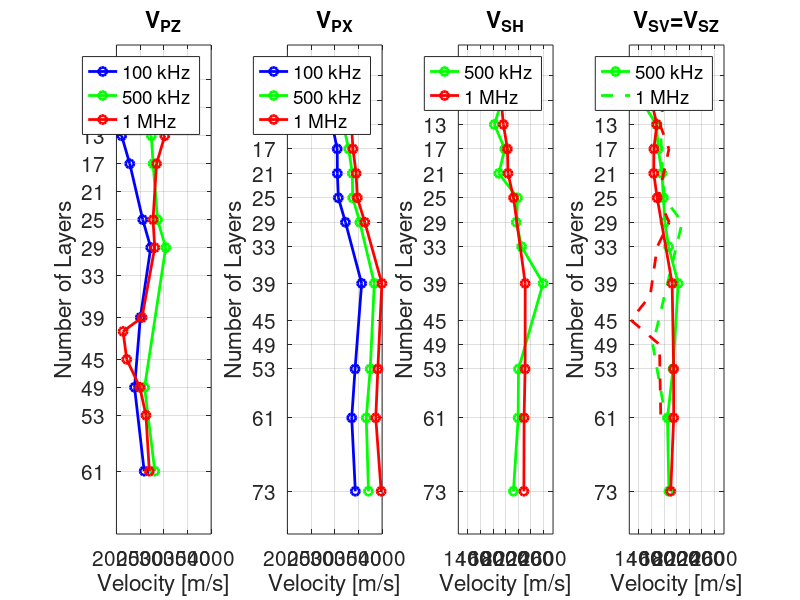

MATLAB code for this plot: (Note: this script raises an error after producing the figure.)
%
% Plot das novas medidas feitas nas amostras do Artigo 1 após as sugestões
% dos revisores.

close all
clear all
clc

%%

figure(1)
ncam = [5 9 13 17 21 25 29 33 39 45 49 53 61 73]; % Amostras que ainda estavam íntegras

%%        VPZ --> medidas nov/22
%%
vpz_100k  = [1619.62 1689.14 2110.49 2281.44 2556.10 2724.29 2504.85 2382.44 2585.96];
vpz_500k  = [2336.79 2736.61 2774.27 2867.87 3040.89 2594.51 2810.19];
vpz_1000k = [2464.48 3020.77 2846.82 2772.49 2809.15 2540.54 2139.92 2217.36 2494.36 2623.33 2694.57];

ncam_100k = [5 9 13 17 25 29 39 49 61];
ncam_500k = [9 13 17 25 29 49 61];
ncam_1000k = [9 13 17 25 29 39 41 45 49 53 61];


subplot(1,4,1)
title('V_{PZ}')
hold on
plot(vpz_100k,ncam_100k,'o-b','LineWidth',2);
plot(vpz_500k,ncam_500k,'o-g','LineWidth',2);
plot(vpz_1000k,ncam_1000k,'o-r','LineWidth',2);
ylabel('Number of Layers')
xlabel('Velocity [m/s]')
xlim([2000 4000])
set(gca,'YDir','Reverse')
set(gca,'YTick',ncam)
set(gca,'FontSize',15)
legend('100 kHz','500 kHz','1 MHz')
box on
grid on

%%        VPX  --> medidas nov/22
%%
ncam_100k = [9 13 17 21 25 29 39 53 61 73];
vpx_100k  = [2934.48 2945.24 3052.13 3055.35 3076.18 3226.30 3567.85 3429.42 3358.65 3434.82];
vpx_500k  = [3115.71 3178.74 3293.58 3370.87 3379.48 3529.41 3835.50 3749.19 3665.74 3712.41];
vpx_1000k = [3325.79 3352.72 3384.88 3451.02 3477.30 3635.40 3995.33 3910.25 3866.47 3980.16];

subplot(1,4,2)
title('V_{PX}')
hold on
plot(vpx_100k,ncam_100k,'o-b','LineWidth',2);
plot(vpx_500k,ncam_100k,'o-g','LineWidth',2);
plot(vpx_1000k,ncam_100k,'o-r','LineWidth',2);
ylabel('Number of Layers')
xlabel('Velocity [m/s]')
xlim([2000 4000])
set(gca,'YDir','Reverse')
set(gca,'YTick',ncam)
set(gca,'FontSize',15)
legend('100 kHz','500 kHz','1 MHz')
box on
grid on

%%        VSH  --> Medidas nov/22
%%
ncam_100k = [9 13 17 21 25 29 33 39 53 61 73];
ncam_500k = [9 13 17 21 25 39 53 61 73];
vsh_500k  = [1944.07 1820.26 1985.71 1891.56 2186.72 2167.80 2252.37 2592.18 2202.87 2197.36 2122.62];
vsh_1000k = [1927.97 1963.28 2027.40 2036.48 2124.47 2308.96 2307.27 2291.49 2288.21];

subplot(1,4,3)
title('V_{SH}')
hold on
plot(vsh_500k,ncam_100k,'o-g','LineWidth',2);
plot(vsh_1000k,ncam_500k,'o-r','LineWidth',2);
ylabel('Number of Layers')
xlabel('Velocity [m/s]')
xlim([1250 2750])
set(gca,'YDir','Reverse')
set(gca,'YTick',ncam)
set(gca,'FontSize',15)
legend('500 kHz','1 MHz')
box on
grid on

%%        VSV = VSZ  ---> Medidas nov/22
%%
ncam_100k = [9 13 17 21 25 29 33 39 53 61 73];
ncam_500k = [9 13 17 21 25 39 53 61 73];
vsv_500k  = [1436.15 1679.23 1708.48 1766.61 1789.65 1814.12 1872.24 2024.50 1942.21 1854.48 1877.42];
vsv_1000k = [1597.83 1686.29 1638.84 1636.81 1691.71 1928.47 1952.64 1952.85 1906.04];
%
ncam_1000k = [9 13 17 25 29 49 61];
ncam4 = [9 13 17 25 29 33 41 45 49 61];
vsz_500k  = [1389.12 1747.69 1757.11 1801.57 2088.18 1621.94 1825.24];
vsz_1000k = [1801.60 1734.86 1878.39 1708.43 1881.49 1693.41 1580.98 1275.96 1727.56 1748.75];

subplot(1,4,4)
title('V_{SV}=V_{SZ}')
hold on
plot(vsv_500k,ncam_100k,'o-g','LineWidth',2);
plot(vsz_500k,ncam_1000k,'--g','LineWidth',2);
plot(vsv_1000k,ncam_500k,'o-r','LineWidth',2);
plot(vsz_1000k,ncam4,'--r','LineWidth',2);
ylabel('Number of Layers')
xlabel('Velocity [m/s]')
xlim([1250 2750])
set(gca,'YDir','Reverse')
set(gca,'YTick',ncam)
set(gca,'FontSize',15)
legend('500 kHz','1 MHz')
box on
grid on


%% Densidade
mug = 9.80665*1200;
pressure = (mug*[5:5:100]/100)/1000;
pontos = [1:2:20];
pontos_pressure = [pressure(pontos)];
dens = [ 3451.37 3360.84 3343.86 3422.88 3475.40 3414.98 3430.89 3405.66 3424.55 3440.43...
         3417.87 3444.44 3495.65 3398.59 3520.45 3508.70 3543.03 3706.15 3969.75 4056.16 ];
interp_dens = interp(dens,4);
[bet,betp] = fit(pressure',dens','poly6')

figure(2)
title('Densidade vs pressão')
hold on
% plot(dens,plugs,'+-k','LineWidth',2);
% plot(interp_dens,'+-b','LineWidth',2);
plot(bet,pressure,dens);
ylabel('Velocity [m/s]')
xlabel('Aumento de pressão [kPa]')
%xlim([1250 2750])
%set(gca,'YDir','Reverse')
set(gca,'XTick',pontos_pressure)
set(gca,'FontSize',15)
%legend('500 kHz','1 MHz')
box on
grid on


%% Medidas amostra 73 a medida que faz-se o desplacamento


ncam_100k = [5 9 11 15 19 23 27 31 35 39 43 47 51 55 59 63 71];
vp73_100k  = [2075.00 2165.34 2510.26 2636.00 2692.95 2583.16 2377.65 2330.09 2234.21 2210.81 2160.56 2117.03 1986.77 1958.81 1482.93 1221.55 1308.60];
vp73_500k  = [3788.38 3510.31 3330.74 3079.44 2996.31 2848.05 2702.22 2686.76 2566.25 2524.99 2384.21 2306.46 2277.83 2030.28 2119.59 1553.02 1952.96];
vp73_1000k = [4780.10 3982.46 4258.71 3686.71 3441.15 3440.33 3246.38 3185.70 3125.15 3145.64 2950.44 2910.26 2867.51 2400.94 2406.86 1977.32 3088.14];


figure(3)
title('V_{pz} - Sample 73')
hold on
plot(vp73_100k,ncam_100k,'o-b','LineWidth',2);
plot(vp73_500k,ncam_100k,'o-g','LineWidth',2);
plot(vp73_1000k,ncam_100k,'o-r','LineWidth',2);
xlabel('Velocity [m/s]')
ylabel('Number of Layers')
%xlim([1250 2750])
set(gca,'YDir','Reverse')
set(gca,'YTick',ncam_100k)
set(gca,'FontSize',15)
legend('100 kHz','500 kHz','1 MHz')
box on
grid on
